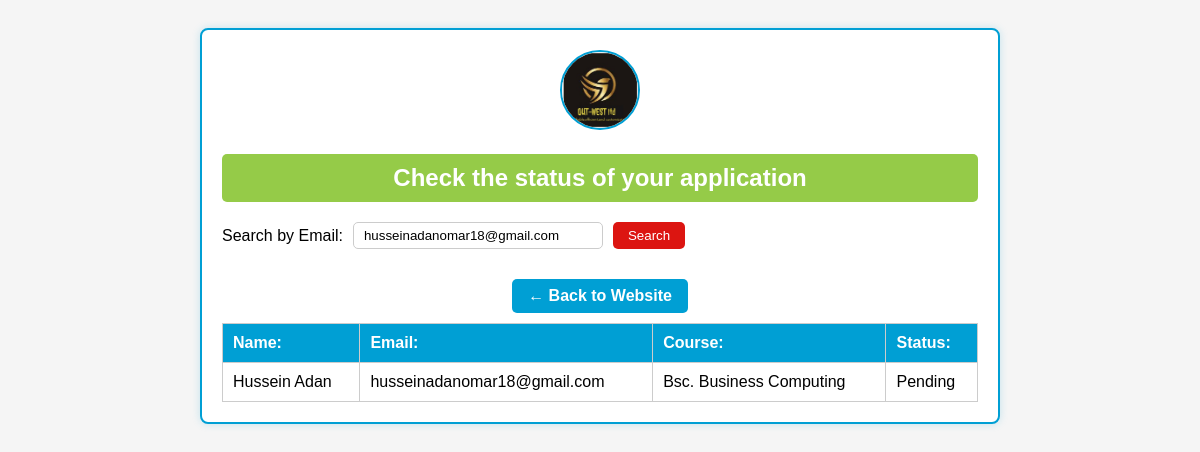
Page /status.php?email=husseinadanomar18@gmail.com on the committed database.
### tables this page shows
CREATE TABLE `internship_applications` (
  `id` int(11) NOT NULL,
  `fullname` varchar(100) DEFAULT NULL,
  `dob` date DEFAULT NULL,
  `phone` varchar(20) DEFAULT NULL,
  `email` varchar(100) DEFAULT NULL,
  `gender` varchar(10) DEFAULT NULL,
  `nationality` varchar(50) DEFAULT NULL,
  `institution` varchar(100) DEFAULT NULL,
  `course` varchar(100) DEFAULT NULL,
  `level` varchar(20) DEFAULT NULL,
  `year` varchar(10) DEFAULT NULL,
  `graduation` varchar(10) DEFAULT NULL,
  `department` text DEFAULT NULL,
  `other_department` varchar(100) DEFAULT NULL,
  `duration` varchar(50) DEFAULT NULL,
  `duration_other` varchar(50) DEFAULT NULL,
  `startdate` date DEFAULT NULL,
  `accommodation` varchar(5) DEFAULT NULL,
  `paid` varchar(5) DEFAULT NULL,
  `amount` decimal(10,2) DEFAULT NULL,
  `skills` text DEFAULT NULL,
  `company` varchar(100) DEFAULT NULL,
  `role` varchar(100) DEFAULT NULL,
  `exp_duration` varchar(50) DEFAULT NULL,
  `responsibilities` text DEFAULT NULL,
  `submitted_at` timestamp NOT NULL DEFAULT current_timestamp(),
  `status` varchar(20) DEFAULT 'Pending',
  `cv_file` varchar(255) DEFAULT NULL
);

### status.php (the view, shortened to what this page needs)
<?php
require_once 'config.php';
$searchResults = [];
if (isset($_GET['email']) && !empty($_GET['email'])) {
    $email = $_GET['email'];
    $stmt = $pdo->prepare("SELECT fullname, email, course, status FROM internship_applications WHERE email LIKE ?");
    $stmt->execute(["%$email%"]);
    $searchResults = $stmt->fetchAll(PDO::FETCH_ASSOC);
}
?>
<!DOCTYPE html>
<html lang="en">
<head>
  <link rel="stylesheet" href="status1.css">
</head>
<body>
  <div class="container">
    <div class="logo-container">
      <img src="logo.jpeg" alt="Out-west Logo" class="logo-img">
    </div>
    <h2>Check the status of your application</h2>
    <form method="get" class="search-bar">
      <label for="email">Search by Email:</label>
      <input
        type="text"
        name="email"
        id="email"
        value="<?= isset($_GET['email']) ? htmlspecialchars($_GET['email']) : '' ?>"
      />
      <button type="submit">Search</button>
    </form>
    <div class="button-wrapper">
      <a href="website.php" class="back-btn">← Back to Website</a>
    </div>
    <?php if (!empty($searchResults)): ?>
      <table class="result-table">
        <thead>
          <tr>
            <th>Name:</th>
            <th>Email:</th>
            <th>Course:</th>
            <th>Status:</th>
          </tr>
        </thead>
        <tbody id="resultBody">
          <?php foreach ($searchResults as $row): ?>
            <tr>
              <td><?= htmlspecialchars($row['fullname']) ?></td>
              <td><?= htmlspecialchars($row['email']) ?></td>
              <td><?= htmlspecialchars($row['course']) ?></td>
              <td>
                <?= htmlspecialchars($row['status']) ?>
              </td>
            </tr>
          <?php endforeach; ?>
        </tbody>
      </table>
    <?php endif; ?>
  </div>
</body>
</html>

### status1.css (style rules this page uses)
* { box-sizing: border-box; font-family: Arial, sans-serif; }
body { display: flex; justify-content: center; padding: 20px; background-color: #f5f5f5; }
.container { width: 90%; max-width: 800px; border: 2px solid #009fd4; padding: 20px; background-color: white; border-radius: 8px; box-shadow: 0 0 8px rgba(0, 159, 212, 0.2); }
.logo-container { text-align: center; margin-bottom: 10px; }
.logo-img { width: 80px; height: 80px; object-fit: cover; border-radius: 50%; border: 2px solid #009fd4; }
h2 { text-align: center; background-color: #95cb48; color: white; padding: 10px; margin: 20px 0; border-radius: 5px; }
.search-bar { display: flex; align-items: center; gap: 10px; margin: 20px 0; }
.search-bar input { padding: 5px 10px; width: 250px; border: 1px solid #ccc; border-radius: 5px; }
.search-bar button { padding: 6px 15px; background-color: #dc1511; color: white; border: none; border-radius: 5px; cursor: pointer; transition: background-color 0.3s; }
.result-table { width: 100%; border-collapse: collapse; text-align: left; }
.result-table th { background-color: #009fd4; color: white; padding: 10px; }
.result-table th, .result-table td { border: 1px solid #ccc; padding: 10px; }

### status.php (style rules this page uses)
.back-btn { display: inline-block; padding: 8px 16px; background-color: #009fd4; color: white; text-decoration: none; font-weight: bold; border-radius: 5px; margin: 10px auto; text-align: center; transition: background-color 0.3s; }
.button-wrapper { text-align: center; margin-top: 10px; }

### rows in the picture
internship_applications: fullname "Hussein Adan", email "husseinadanomar18@gmail.com", course "Bsc. Business Computing", status "Pending"
